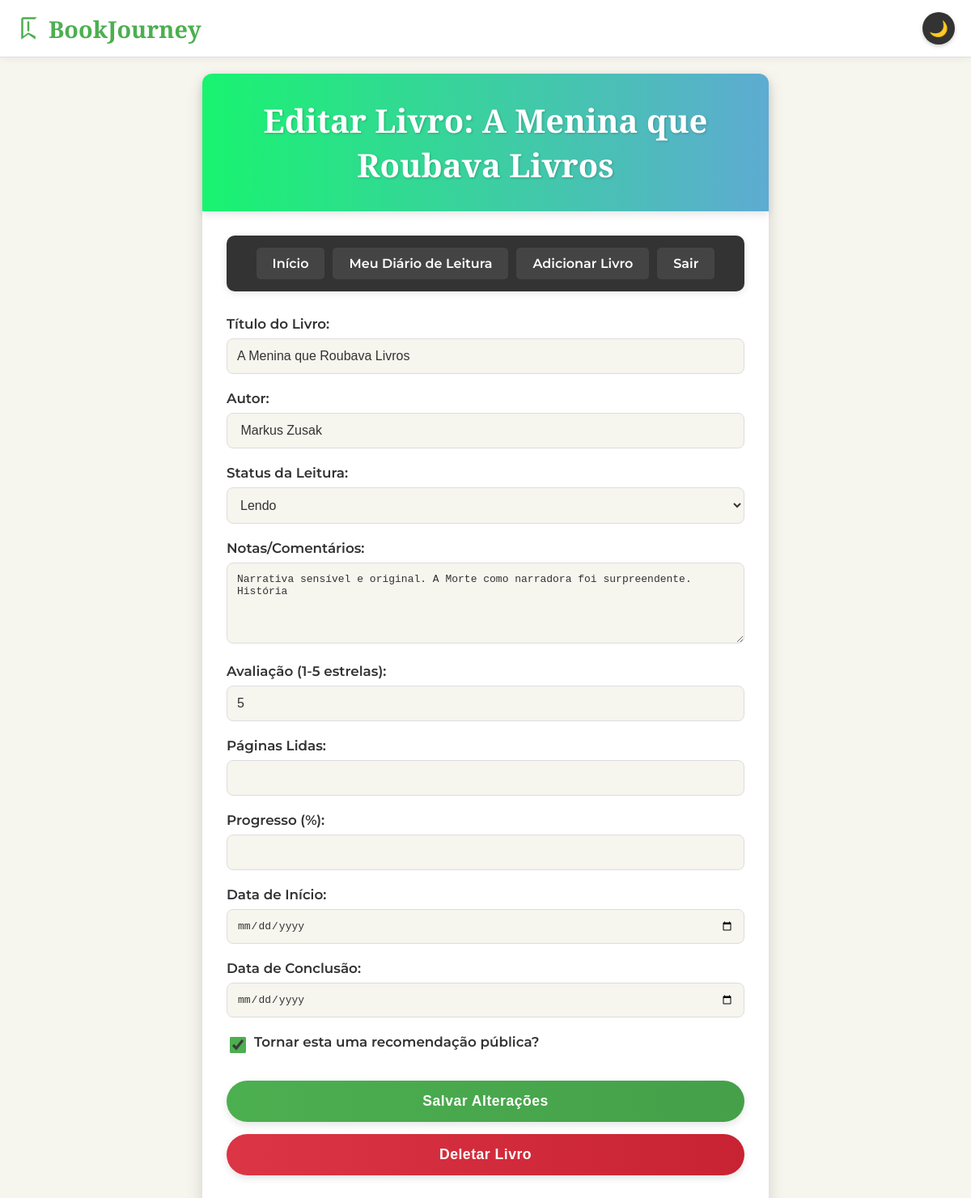
The app's page /edit_book_entry/6 (signed in) with its own data.
### app.py (models this page shows, shortened)
class Book(db.Model):
    id = db.Column(db.Integer, primary_key=True)
    title = db.Column(db.String(200), nullable=False)
    author = db.Column(db.String(100), nullable=False)
    publication_year = db.Column(db.Integer, nullable=True)
    genre = db.Column(db.String(50), nullable=True)
    user_books = db.relationship('UserBook', backref='book', lazy=True, cascade="all, delete-orphan")

class UserBook(db.Model):
    id = db.Column(db.Integer, primary_key=True)
    user_id = db.Column(db.Integer, db.ForeignKey('user.id'), nullable=False)
    book_id = db.Column(db.Integer, db.ForeignKey('book.id'), nullable=False)
    status = db.Column(db.String(20), default='desejado', nullable=False)
    progress_pages = db.Column(db.Integer, nullable=True)
    progress_percentage = db.Column(db.Integer, nullable=True)
    notes = db.Column(db.Text, nullable=True)
    rating = db.Column(db.Integer, nullable=True)
    start_date = db.Column(db.DateTime, nullable=True)
    end_date = db.Column(db.DateTime, nullable=True)
    added_date = db.Column(db.DateTime, default=datetime.utcnow)
    is_public_recommendation = db.Column(db.Boolean, default=True, nullable=False)

### app.py (the view, shortened to what this page needs)
@app.route('/edit_book_entry/<int:entry_id>', methods=['GET', 'POST'])
@login_required
def edit_book_entry(entry_id):
    user_id = session['user_id']
    user_book_entry = UserBook.query.filter_by(id=entry_id, user_id=user_id).first_or_404()
    return render_template('edit_book_entry.html', entry=user_book_entry)

### app.py (called while the page is built)
def login_required(f):
    @wraps(f)
    def decorated_function(*args, **kwargs):
        if 'user_id' not in session:
            flash('Você precisa fazer login para acessar esta página.', 'error')
            return redirect(url_for('auth', message='Você precisa fazer login para acessar esta página.', type='error', next=request.url))
        return f(*args, **kwargs)
    return decorated_function

### templates/edit_book_entry.html (shortened to what this page needs)
<!DOCTYPE html>
<html lang="pt-br">
<head>
</head>
<body>
    <div class="top-header">
        <a href="{{ url_for('index') }}" class="logo">
            BookJourney
        </a>
        <button id="toggle-dark" class="dark-mode-toggle">🌙</button>
    </div>
    <div class="container">
        <header>
            <h1>Editar Livro: {{ entry.book.title }}</h1>
        </header>
        <nav>
            <a href="{{ url_for('index') }}">Início</a>
            {% if session.get('user_id') %}
                <a href="{{ url_for('dashboard') }}">Meu Diário de Leitura</a>
                <a href="{{ url_for('add_book') }}">Adicionar Livro</a>
                <a href="{{ url_for('logout') }}">Sair</a>
            {% else %}
                <a href="{{ url_for('auth') }}">Login/Cadastro</a>
            {% endif %}
        </nav>
        <main>
            <form action="{{ url_for('edit_book_entry', entry_id=entry.id) }}" method="POST">
                <div>
                    <label for="title">Título do Livro:</label>
                    <input type="text" id="title" name="title" value="{{ entry.book.title }}" readonly disabled>
                </div>
                <div>
                    <label for="author">Autor:</label>
                    <input type="text" id="author" name="author" value="{{ entry.book.author }}" readonly disabled>
                </div>
                <div>
                    <label for="status">Status da Leitura:</label>
                    <select id="status" name="status" required>
                        <option value="lendo" {% if entry.status == 'lendo' %}selected{% endif %}>Lendo</option>
                    </select>
                </div>
                <div>
                    <label for="notes">Notas/Comentários:</label>
                    <textarea id="notes" name="notes">{{ entry.notes or '' }}</textarea>
                </div>
                <div>
                    <label for="rating">Avaliação (1-5 estrelas):</label>
                    <input type="number" id="rating" name="rating" min="1" max="5" value="{{ entry.rating or '' }}">
                </div>
                <div>
                    <label for="progress_pages">Páginas Lidas:</label>
                    <input type="number" id="progress_pages" name="progress_pages" value="{{ entry.progress_pages or '' }}">
                </div>
                <div>
                    <label for="progress_percentage">Progresso (%):</label>
                    <input type="number" id="progress_percentage" name="progress_percentage" min="0" max="100" value="{{ entry.progress_percentage or '' }}">
                </div>
                <div>
                    <label for="start_date">Data de Início:</label>
                    <input type="date" id="start_date" name="start_date" value="{{ entry.start_date.strftime('%Y-%m-%d') if entry.start_date else '' }}">
                </div>
                <div>
                    <label for="end_date">Data de Conclusão:</label>
                    <input type="date" id="end_date" name="end_date" value="{{ entry.end_date.strftime('%Y-%m-%d') if entry.end_date else '' }}">
                </div>
                <div class="checkbox-group">
                    <input type="checkbox" id="is_public_recommendation" name="is_public_recommendation" {% if entry.is_public_recommendation %}checked{% endif %}>
                    <label for="is_public_recommendation">Tornar esta uma recomendação pública?</label>
                </div>
                <div class="form-buttons">
                    <button type="submit">Salvar Alterações</button>
                    <button type="button" class="delete-button" onclick="showConfirmDelete()">Deletar Livro</button>
                </div>
            </form>
        </main>
    </div>
</body>
</html>

### records on screen
Book: book "A Menina que Roubava Livros", title "A Menina que Roubava Livros", author "Markus Zusak"
UserBook: status "Lendo", notes "Narrativa sensível e original. A Morte como narradora foi surpreendente. História", rating "5", is_public_recommendation "☑"
